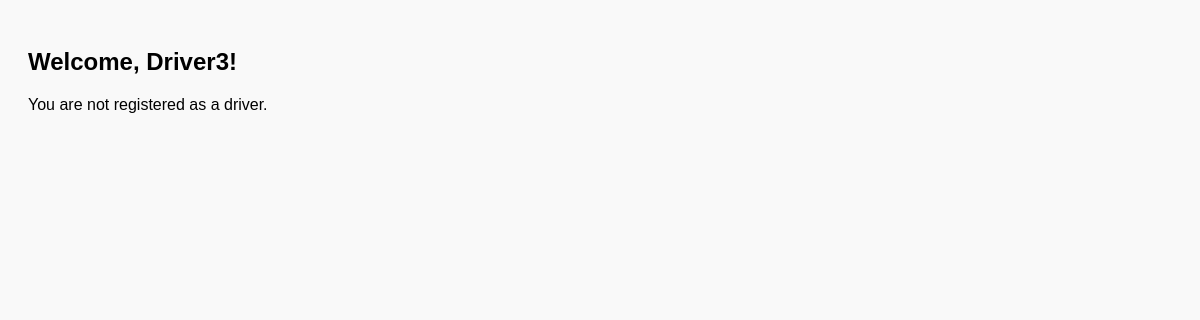
Page /all_users/ (signed in) on the earlier database version.
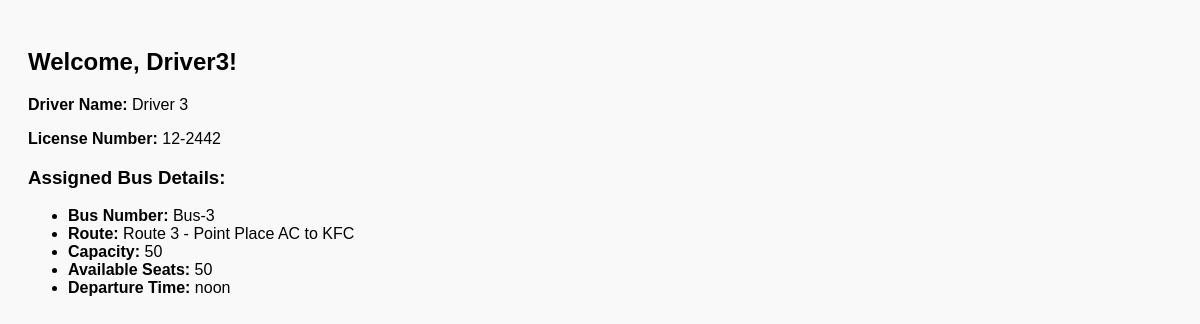
Same page on the later database version.
### busManagement/models.py (models this page shows, shortened)
class CustomUser(AbstractUser):
    is_driver = models.BooleanField(default=False)

class Driver(models.Model):
    user = models.OneToOneField(CustomUser, on_delete=models.CASCADE, related_name='driver_profile', null=True, blank=True)
    name = models.CharField(max_length=100)
    license_number = models.CharField(max_length=20, unique=True)
    contact_number = models.CharField(max_length=15)

class Bus(models.Model):
    bus_number = models.CharField(max_length=10, unique=True)
    driver = models.OneToOneField(Driver, on_delete=models.SET_NULL, null=True, blank=True)
    route = models.ForeignKey(Route, on_delete=models.CASCADE, related_name='buses')
    capacity = models.PositiveIntegerField()
    available_seats = models.PositiveIntegerField()
    registered_users = models.ManyToManyField(CustomUser, related_name='buses', blank=True)
    departure_time = models.TimeField(default='00:00:00')

class Route(models.Model):
    route_number = models.CharField(max_length=10, unique=True)
    start_location = models.CharField(max_length=100)
    end_location = models.CharField(max_length=100)
    distance = models.FloatField()
    stops = models.TextField(default='')  # comma-separated
    time = models.TimeField(default='00:00:00')

### busManagement/views.py (the view)
# urls.py: path('all_users/',views.all_users,name='all_users'),
@login_required
def all_users(request):
    user = request.user
    driver = None
    bus = None
    if user.is_driver:
        try:
            driver = user.driver_profile
            bus = Bus.objects.filter(driver=driver).first()
        except Driver.DoesNotExist:
            pass
    return render(request, 'all_users.html', {
        'user': user,
        'driver': driver,
        'bus': bus,
    })

### templates/all_users.html (shortened to what this page needs)
<!DOCTYPE html>
<html lang="en">
  <head>
  </head>
  <body>
    <h2>Welcome, {{ user.username }}!</h2>
{% if driver %}
  <p><strong>Driver Name:</strong> {{ driver.name }}</p>
  <p><strong>License Number:</strong> {{ driver.license_number }}</p>
  {% if bus %}
    <h3>Assigned Bus Details:</h3>
    <ul>
      <li><strong>Bus Number:</strong> {{ bus.bus_number }}</li>
      <li><strong>Route:</strong> {{ bus.route.route_number }} - {{ bus.route.start_location }} to {{ bus.route.end_location }}</li>
      <li><strong>Capacity:</strong> {{ bus.capacity }}</li>
      <li><strong>Available Seats:</strong> {{ bus.available_seats }}</li>
      <li><strong>Departure Time:</strong> {{ bus.departure_time }}</li>
    </ul>
  {% else %}
    <p>You are not assigned to any bus.</p>
  {% endif %}
{% else %}
  <p>You are not registered as a driver.</p>
{% endif %}
  </body>
</html>

### templates/all_users.html (style rules this page uses)
body { font-family: Arial, sans-serif; padding: 20px; background-color: #f9f9f9; }

Differences in the rows shown:
added Driver: name "Driver 3", license_number "12-2442"
added Bus: bus_number "Bus-3", route.route_number "Route 3", route.start_location "Point Place AC", route.end_location "KFC", capacity "50", available_seats "50", departure_time "noon"
Other differences:
text no longer shown: "You are not registered as a driver."
text now shown: "Driver Name: License Number: Assigned Bus Details: Bus Number: Route: - to Capacity: Available Seats: Departure Time:"
